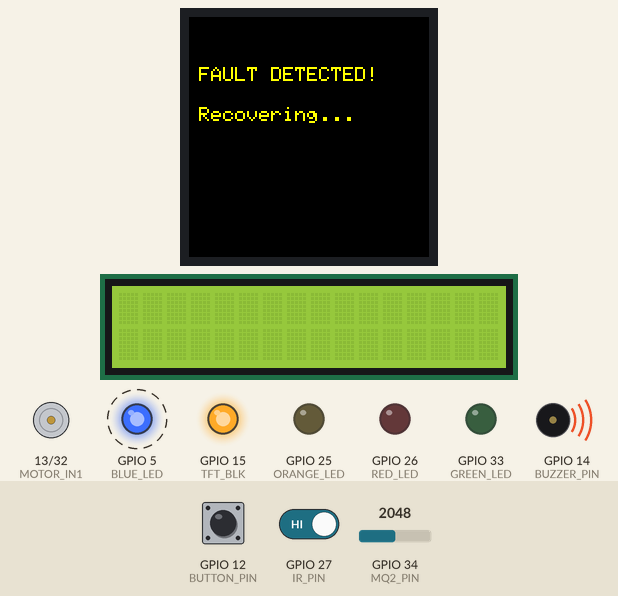
Recording of a sketch running on a simulated ESP32. Parts: 240×240 colour display, 16×2 character LCD, motor-driver pin pairs drawn as motors (green arrow = first pin HIGH = forward, orange = second pin HIGH = backward, longer = more drive), output pins drawn as LEDs (lit = HIGH), buzzer (waves = sounding, pin HIGH). Dashed ring = blinking. The inputs (shaded band) are chosen by the test bench; at power-on: GPIO 27 (IR_PIN) HIGH, GPIO 34 (MQ2_PIN) = 2048, GPIO 12 (BUTTON_PIN) HIGH. Random numbers use the default seed unless the sketch sets one; EEPROM starts erased; what the sketch prints to the serial monitor is not drawn.

Above: at 1.41 s.
2.3 s: GPIO 27 (IR_PIN) driven LOW
At 8.5 s:
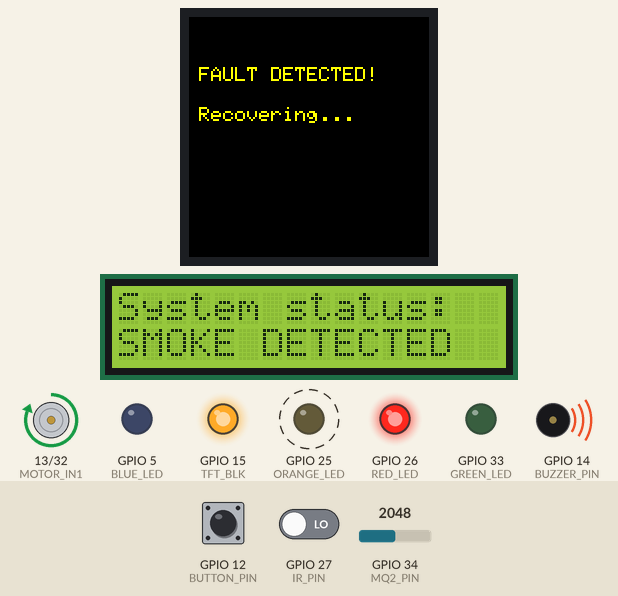
9.3 s: GPIO 34 (MQ2_PIN) set to 1962
At 14.5 s:
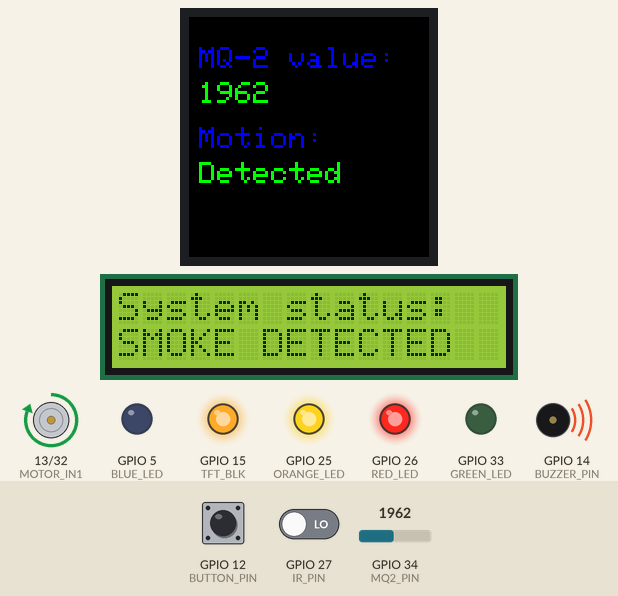
15.6 s: GPIO 34 (MQ2_PIN) set to 904
At 17.1 s:
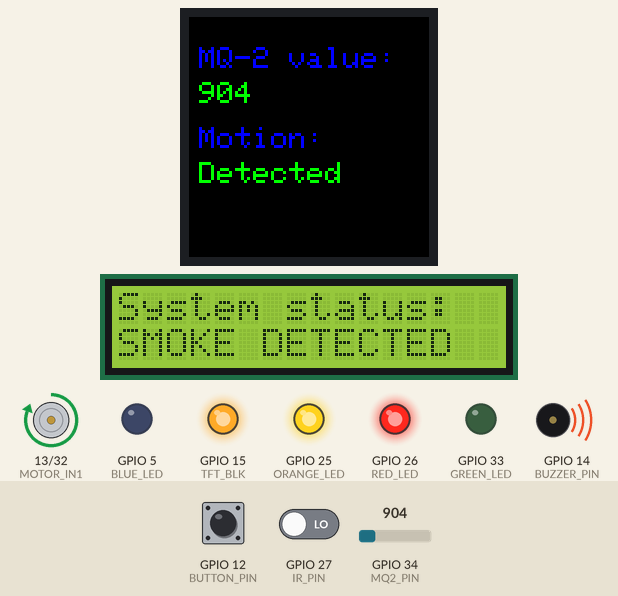
23.9 s: GPIO 34 (MQ2_PIN) set to 784
At 29.7 s:
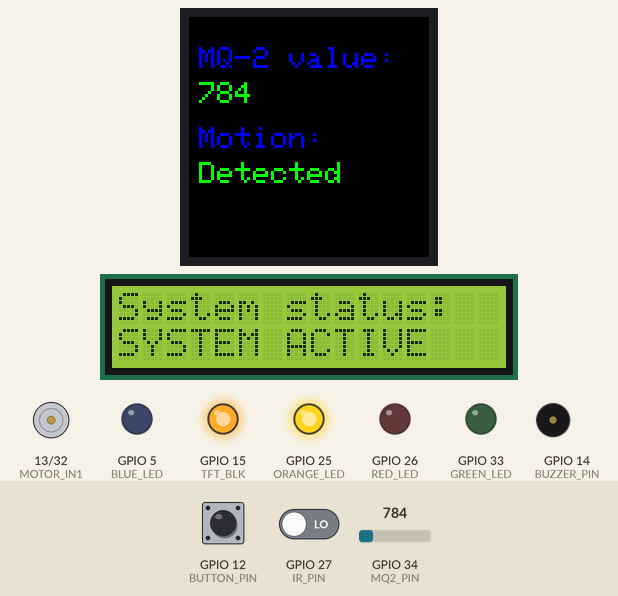
30.4 s: GPIO 12 (BUTTON_PIN) pulled LOW for 3.2 s
At 35.35 s:
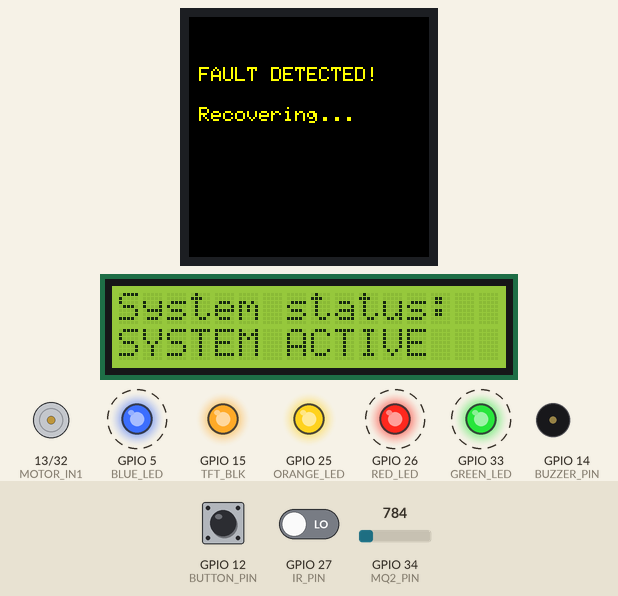
37.0 s: GPIO 27 (IR_PIN) driven HIGH
At 41.0 s:
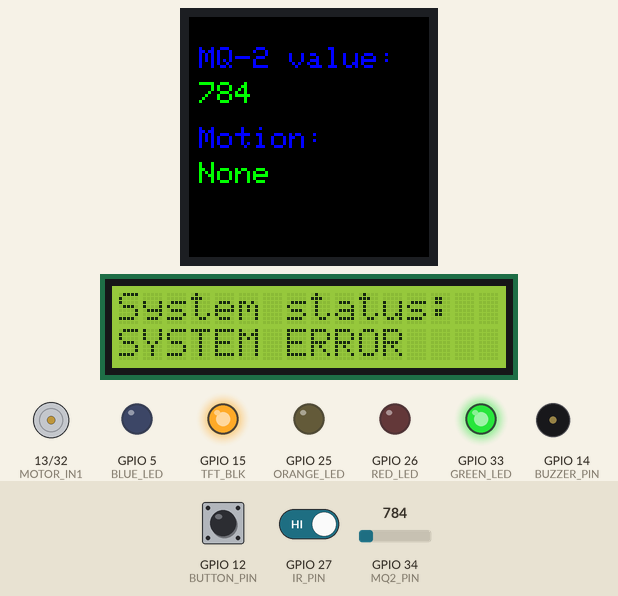
Timing chart, 0 to 42.5 s (numbered marks = the images above; inputs shaded):
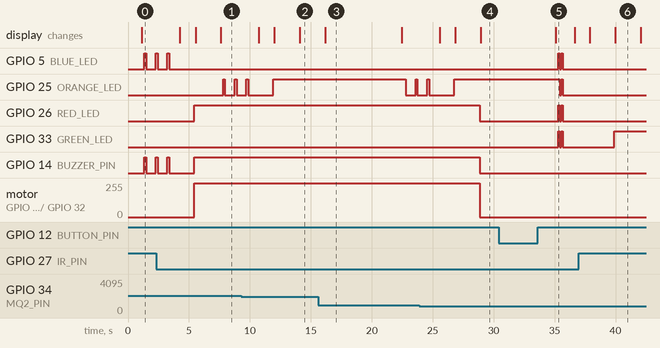

Measured:
- the behaviour switches between 2001 and 2000 on GPIO 34 (MQ2_PIN) (found by bisection; images 1 and 2)
- the behaviour switches between 851 and 850 on GPIO 34 (MQ2_PIN) (found by bisection; images 3 and 4)
- after the input at 2.3 s, GPIO 25 (ORANGE_LED): alternates HIGH for 0.15 s and LOW for 0.80 s, starting after 5.5 s
- after the input at 23.9 s, GPIO 26 (RED_LED), GPIO 14 (BUZZER_PIN): HIGH → LOW after 5.0 s; motor on GPIO 13 (MOTOR_IN1) / GPIO 32 (MOTOR_IN2): forward 255/255 → stopped after 5.0 s
- after the input at 30.4 s, GPIO 5 (BLUE_LED), GPIO 26 (RED_LED), GPIO 33 (GREEN_LED): alternates HIGH for 0.12 s and LOW for 0.12 s, 4 changes in all, then stays LOW, starting after 4.9 s; GPIO 25 (ORANGE_LED): HIGH → LOW after 5.0 s, → HIGH 0.12 s later, → LOW 0.12 s later; the display: changes after 4.7 s (image 5)
- after the input at 37.0 s, GPIO 33 (GREEN_LED): LOW → HIGH after 2.9 s
- what the display in image 3 shows lasts 6.2 s, from 16.2 s to 22.4 s

The sketch:

phase-6_datacsv.ino
```cpp
// =====================
// PHASE 6 — CSV Logging Extension for Tera Term
// Based on your Phase 5 code, unchanged display & recovery logic
// =====================

#include <Wire.h>
#include <LiquidCrystal_I2C.h>
#include <Adafruit_GFX.h>
#include <Adafruit_ST7789.h>
#include <SPI.h>
#include <EEPROM.h>

// ---------------- PIN / HW ----------------
#define MQ2_PIN    34
#define IR_PIN     27

#define BLUE_LED   5
#define GREEN_LED  33
#define ORANGE_LED 25
#define RED_LED    26

#define BUZZER_PIN 14
#define BUTTON_PIN 12

#define TFT_CS   -1
#define TFT_DC    2
#define TFT_RST   4
#define TFT_MOSI 23
#define TFT_SCLK 18
#define TFT_BLK  15

#define MOTOR_IN1 13
#define MOTOR_IN2 32

LiquidCrystal_I2C lcd(0x27, 16, 2);
Adafruit_ST7789 tft = Adafruit_ST7789(TFT_CS, TFT_DC, TFT_RST);

#define EEPROM_SIZE 256

// ---------------- Fault & Recovery Enums ----------------
enum FaultType : uint8_t {
  F_NONE = 0,
  F_GAS  = 1,
  F_MOTION = 2,
  F_MOTOR = 3,
  F_DISPLAY = 4,
  FAULT_TEST = 5
};

enum RecoveryType : uint8_t {
  R_NONE = 0,
  R_RESET_SENSOR = 1,
  R_REINIT_DISPLAY = 2,
  R_RESTART_MOTOR = 3,
  R_SIMULATED = 4
};

enum RecoveryStatus : uint8_t {
  RS_UNKNOWN = 0,
  RS_SUCCESS = 1,
  RS_FAILURE = 2
};

// ---------------- Fault Log ----------------
struct FaultLog {
  uint8_t faultType;
  uint8_t recoveryType;
  uint32_t faultTime;
  uint32_t recoveryTime;
  uint8_t recoveryStatus;
};

FaultLog lastLog;

// ---------------- Globals ----------------
unsigned long pressStart = 0;
bool pressed = false;

uint8_t lastAutoLoggedFault = F_NONE;
unsigned long lastAutoLogTime = 0;
const unsigned long AUTO_LOG_COOLDOWN = 10UL * 1000UL;

struct SimFault {
  uint8_t type = F_NONE;
  unsigned long endTime = 0;
} simFault;

const int MAX_RECOVERY_ATTEMPTS = 3;
const unsigned long RECOVERY_RETRY_DELAY = 800;

// ---------------- CSV Logging ----------------
void printCSVHeader() {
  Serial.println("fault_type,recovery_type,recovery_status,mq2_value,motion_state");
}

void logSensorDataCSV(int mq2, int ir) {
  Serial.print("0,0,0,");
  Serial.print(mq2);
  Serial.print(",");
  Serial.println(ir == LOW ? "0" : "1");
}

void logFaultRecoveryCSV(const FaultLog &log) {
  Serial.print(log.faultType);
  Serial.print(",");
  Serial.print(log.recoveryType);
  Serial.print(",");
  Serial.print(log.recoveryStatus);
  Serial.print(",");
  Serial.print(analogRead(MQ2_PIN));
  Serial.print(",");
  Serial.println(digitalRead(IR_PIN) == LOW ? "1" : "0");
}

// ---------------- Utilities ----------------
unsigned long seedEntropy() {
  unsigned long x = micros();
  x ^= analogRead(35);
  x ^= ((unsigned long)millis() << 8);
  return x;
}

void saveLogToEEPROM(const FaultLog &log) {
  EEPROM.put(0, log);
  EEPROM.commit();
}

void loadLogFromEEPROM(FaultLog &log) {
  EEPROM.get(0, log);
  if (log.recoveryStatus > RS_FAILURE) log.recoveryStatus = RS_UNKNOWN;
  if (log.faultType > FAULT_TEST) {
    log.faultType = F_NONE;
    log.recoveryType = R_NONE;
    log.faultTime = 0;
    log.recoveryTime = 0;
    log.recoveryStatus = RS_UNKNOWN;
  }
}

// ---------------- Display helpers ----------------
void displaySensorsOnTFT(int mq2val, int irval) {
  tft.fillScreen(ST77XX_BLACK);
  tft.setTextSize(3);
  tft.setTextColor(ST77XX_BLUE);
  tft.setCursor(10, 30);
  tft.println("MQ-2 value:");
  tft.setCursor(10, 65);
  tft.setTextColor(ST77XX_GREEN);
  tft.println(mq2val);

  tft.setTextColor(ST77XX_BLUE);
  tft.setCursor(10, 110);
  tft.println("Motion:");
  tft.setCursor(10, 145);
  tft.setTextColor(ST77XX_GREEN);
  tft.println(irval == LOW ? "Detected" : "None");
}

void displayFaultOnTFT(const FaultLog &log) {
  tft.fillScreen(ST77XX_BLACK);
  tft.setTextSize(2);
  tft.setTextColor(ST77XX_WHITE);
  tft.setCursor(10, 30);
  if (log.faultType == F_NONE) {
    tft.println("NO FAULTS");
    tft.setCursor(10, 60);
    tft.println("DETECTED");
    return;
  }
  tft.print("Fault: ");
  switch (log.faultType) {
    case F_GAS: tft.println("Gas"); break;
    case F_MOTION: tft.println("Motion"); break;
    case F_MOTOR: tft.println("Motor"); break;
    case F_DISPLAY: tft.println("Display"); break;
    case FAULT_TEST: tft.println("Test"); break;
    default: tft.println("Unknown"); break;
  }
  tft.setCursor(10, 90);
  tft.print("Fault@s: ");
  tft.println(log.faultTime / 1000);
  tft.setCursor(10, 120);
  tft.print("Recov@s: ");
  if (log.recoveryTime == 0) tft.println("N/A");
  else tft.println(log.recoveryTime / 1000);
  tft.setCursor(10, 150);
  tft.print("Action:");
  switch (log.recoveryType) {
    case R_RESET_SENSOR: tft.println("Sensor check"); break;
    case R_REINIT_DISPLAY: tft.println("Reinit OLED"); break;
    case R_RESTART_MOTOR: tft.println("Motor check"); break;
    case R_SIMULATED: tft.println("Simulated"); break;
    default: tft.println("None"); break;
  }
  tft.setCursor(10, 180);
  tft.print("Result: ");
  switch (log.recoveryStatus) {
    case RS_UNKNOWN: tft.println("Unknown"); break;
    case RS_SUCCESS: tft.println("Success"); break;
    case RS_FAILURE: tft.println("Failed"); break;
    default: tft.println("N/A"); break;
  }
}

void showRecoveringUI(uint8_t fault) {
  tft.fillScreen(ST77XX_BLACK);
  tft.setTextSize(2);
  tft.setCursor(10, 50);
  tft.setTextColor(ST77XX_YELLOW);
  tft.println("FAULT DETECTED!");
  tft.setCursor(10, 90);
  tft.println("Recovering...");
}

// ---------------- Recovery verification helpers ----------------
bool isGasSafe() { return (analogRead(MQ2_PIN) <= 1000); }
bool isMotionNormal() { return (digitalRead(IR_PIN) == HIGH); }
bool isMotorOk() { return true; }
bool isDisplayOk() { tft.fillRect(0, 0, 10, 10, ST77XX_WHITE); delay(40); return true; }

// ---------------- Recovery routines ----------------
bool attemptRecoverGas(FaultLog &log) {
  for (int attempt = 1; attempt <= MAX_RECOVERY_ATTEMPTS; ++attempt) {
    digitalWrite(BLUE_LED, HIGH);
    digitalWrite(BUZZER_PIN, HIGH);
    delay(150);
    digitalWrite(BLUE_LED, LOW);
    digitalWrite(BUZZER_PIN, LOW);
    delay(RECOVERY_RETRY_DELAY);
    if (isGasSafe()) {
      log.recoveryType = R_RESET_SENSOR;
      log.recoveryTime = millis();
      log.recoveryStatus = RS_SUCCESS;
      return true;
    }
  }
  log.recoveryType = R_RESET_SENSOR;
  log.recoveryTime = millis();
  log.recoveryStatus = RS_FAILURE;
  return false;
}

bool attemptRecoverMotion(FaultLog &log) {
  for (int attempt = 1; attempt <= MAX_RECOVERY_ATTEMPTS; ++attempt) {
    digitalWrite(ORANGE_LED, HIGH);
    delay(150);
    digitalWrite(ORANGE_LED, LOW);
    delay(RECOVERY_RETRY_DELAY);
    if (isMotionNormal()) {
      log.recoveryType = R_RESET_SENSOR;
      log.recoveryTime = millis();
      log.recoveryStatus = RS_SUCCESS;
      return true;
    }
  }
  log.recoveryType = R_RESET_SENSOR;
  log.recoveryTime = millis();
  log.recoveryStatus = RS_FAILURE;
  return false;
}

bool attemptRecoverMotor(FaultLog &log) {
  for (int attempt = 1; attempt <= MAX_RECOVERY_ATTEMPTS; ++attempt) {
    digitalWrite(MOTOR_IN1, HIGH);
    digitalWrite(MOTOR_IN2, LOW);
    delay(800);
    digitalWrite(MOTOR_IN1, LOW);
    digitalWrite(MOTOR_IN2, HIGH);
    delay(800);
    digitalWrite(MOTOR_IN1, LOW);
    digitalWrite(MOTOR_IN2, LOW);
    delay(200);
    if (isMotorOk()) {
      log.recoveryType = R_RESTART_MOTOR;
      log.recoveryTime = millis();
      log.recoveryStatus = RS_SUCCESS;
      return true;
    }
  }
  log.recoveryType = R_RESTART_MOTOR;
  log.recoveryTime = millis();
  log.recoveryStatus = RS_FAILURE;
  return false;
}

bool attemptRecoverDisplay(FaultLog &log) {
  for (int attempt = 1; attempt <= MAX_RECOVERY_ATTEMPTS; ++attempt) {
    tft.init(240, 240, SPI_MODE3);
    tft.setRotation(2);
    delay(200);
    if (isDisplayOk()) {
      log.recoveryType = R_REINIT_DISPLAY;
      log.recoveryTime = millis();
      log.recoveryStatus = RS_SUCCESS;
      return true;
    }
    delay(RECOVERY_RETRY_DELAY);
  }
  log.recoveryType = R_REINIT_DISPLAY;
  log.recoveryTime = millis();
  log.recoveryStatus = RS_FAILURE;
  return false;
}

bool attemptRecoverTest(FaultLog &log) {
  for (int attempt = 1; attempt <= MAX_RECOVERY_ATTEMPTS; ++attempt) {
    for (int i = 0; i < 2; ++i) {
      digitalWrite(RED_LED, HIGH);
      digitalWrite(ORANGE_LED, HIGH);
      digitalWrite(GREEN_LED, HIGH);
      digitalWrite(BLUE_LED, HIGH);
      delay(120);
      digitalWrite(RED_LED, LOW);
      digitalWrite(ORANGE_LED, LOW);
      digitalWrite(GREEN_LED, LOW);
      digitalWrite(BLUE_LED, LOW);
      delay(120);
    }
    delay(RECOVERY_RETRY_DELAY);
    log.recoveryType = R_SIMULATED;
    log.recoveryTime = millis();
    log.recoveryStatus = RS_SUCCESS;
    return true;
  }
  log.recoveryType = R_SIMULATED;
  log.recoveryTime = millis();
  log.recoveryStatus = RS_FAILURE;
  return false;
}

// ---------------- Recovery Orchestrator with CSV logging ----------------
void performRecoveryWithLog(FaultLog &log) {
  showRecoveringUI(log.faultType);
  delay(200);
  bool ok = false;
  switch (log.faultType) {
    case F_GAS: ok = attemptRecoverGas(log); break;
    case F_MOTION: ok = attemptRecoverMotion(log); break;
    case F_MOTOR: ok = attemptRecoverMotor(log); break;
    case F_DISPLAY: ok = attemptRecoverDisplay(log); break;
    case FAULT_TEST: ok = attemptRecoverTest(log); break;
    default: log.recoveryType = R_NONE; log.recoveryStatus = RS_UNKNOWN; log.recoveryTime = millis(); break;
  }
  tft.fillScreen(ST77XX_BLACK);
  tft.setTextSize(2);
  tft.setCursor(10, 60);
  if (ok) { tft.setTextColor(ST77XX_GREEN); tft.println("RECOVERY SUCCESS"); }
  else { tft.setTextColor(ST77XX_RED); tft.println("RECOVERY FAILED"); }
  tft.setCursor(10, 100);
  tft.setTextColor(ST77XX_WHITE);
  tft.print("Action:");
  switch (log.recoveryType) {
    case R_RESET_SENSOR: tft.println("Sensor check"); break;
    case R_REINIT_DISPLAY: tft.println("Reinit TFT"); break;
    case R_RESTART_MOTOR: tft.println("Motor check"); break;
    case R_SIMULATED: tft.println("Simulated"); break;
    default: tft.println("None"); break;
  }
  tft.setCursor(10, 130);
  tft.print("Time: ");
  tft.println(log.recoveryTime / 1000);
  delay(1200);
  lastLog = log;
  saveLogToEEPROM(lastLog);
  logFaultRecoveryCSV(log); // CSV log
}

void injectRandomFaultWithLog() {
  uint8_t ft = random(1, 6);
  simFault.type = ft;
  simFault.endTime = millis() + 6000;
  FaultLog log;
  log.faultType = ft;
  log.faultTime = millis();
  log.recoveryType = R_NONE;
  log.recoveryTime = 0;
  log.recoveryStatus = RS_UNKNOWN;
  performRecoveryWithLog(log);
}

// ---------------- Setup & Loop ----------------
void setup() {
  Serial.begin(115200);
  printCSVHeader();
  pinMode(BLUE_LED, OUTPUT);
  pinMode(RED_LED, OUTPUT);
  pinMode(ORANGE_LED, OUTPUT);
  pinMode(GREEN_LED, OUTPUT);
  pinMode(BUZZER_PIN, OUTPUT);
  pinMode(IR_PIN, INPUT);
  pinMode(BUTTON_PIN, INPUT_PULLUP);
  pinMode(MOTOR_IN1, OUTPUT);
  pinMode(MOTOR_IN2, OUTPUT);
  pinMode(TFT_BLK, OUTPUT);
  digitalWrite(TFT_BLK, HIGH);
  SPI.begin(TFT_SCLK, -1, TFT_MOSI, -1);
  tft.init(240, 240, SPI_MODE3);
  tft.setRotation(2);
  lcd.init();
  lcd.backlight();
  EEPROM.begin(EEPROM_SIZE);
  loadLogFromEEPROM(lastLog);
  randomSeed(seedEntropy());
  tft.fillScreen(ST77XX_BLACK);
  tft.setTextSize(3);
  tft.setCursor(20, 110);
  tft.setTextColor(ST77XX_RED);
  tft.println("System Ready");
  delay(800);
}

void loop() {
  int mq2value = analogRead(MQ2_PIN);
  int irvalue = digitalRead(IR_PIN);
  if (simFault.type != F_NONE && millis() < simFault.endTime) {
    if (simFault.type == F_GAS) mq2value = 4095;
    if (simFault.type == F_MOTION) irvalue = LOW;
  } else if (simFault.type != F_NONE && millis() >= simFault.endTime) simFault.type = F_NONE;

  if (mq2value > 2000 && (lastAutoLoggedFault != F_GAS || millis() - lastAutoLogTime > AUTO_LOG_COOLDOWN)) {
    FaultLog log;
    log.faultType = F_GAS;
    log.faultTime = millis();
    log.recoveryType = R_NONE;
    log.recoveryTime = 0;
    log.recoveryStatus = RS_UNKNOWN;
    performRecoveryWithLog(log);
    lastAutoLoggedFault = F_GAS;
    lastAutoLogTime = millis();
  }

  if (irvalue == LOW && (lastAutoLoggedFault != F_MOTION || millis() - lastAutoLogTime > AUTO_LOG_COOLDOWN)) {
    FaultLog log;
    log.faultType = F_MOTION;
    log.faultTime = millis();
    log.recoveryType = R_NONE;
    log.recoveryTime = 0;
    log.recoveryStatus = RS_UNKNOWN;
    performRecoveryWithLog(log);
    lastAutoLoggedFault = F_MOTION;
    lastAutoLogTime = millis();
  }

  if (mq2value > 850) {
    digitalWrite(RED_LED, HIGH);
    digitalWrite(BUZZER_PIN, HIGH);
    digitalWrite(MOTOR_IN1, HIGH);
    digitalWrite(MOTOR_IN2, LOW);
  } else {
    digitalWrite(RED_LED, LOW);
    digitalWrite(BUZZER_PIN, LOW);
    digitalWrite(MOTOR_IN1, LOW);
    digitalWrite(MOTOR_IN2, LOW);
  }
  if (irvalue == LOW) digitalWrite(ORANGE_LED, HIGH); else digitalWrite(ORANGE_LED, LOW);
  if (mq2value <= 1000 && irvalue == HIGH) digitalWrite(GREEN_LED, HIGH); else digitalWrite(GREEN_LED, LOW);

  lcd.clear();
  lcd.setCursor(0, 0);
  lcd.print("System status:");
  if (simFault.type != F_NONE) {
    lcd.setCursor(0, 1); lcd.print("SYSTEM ERROR");
  } else if (mq2value > 850) {
    lcd.setCursor(0, 1); lcd.print("SMOKE DETECTED");
  } else {
    lcd.setCursor(0, 1); lcd.print("SYSTEM ACTIVE");
  }

 int btnState = digitalRead(BUTTON_PIN);
  if (btnState == LOW && !pressed) {
    pressed = true;
    pressStart = millis();
  }
  if (btnState == HIGH && pressed) {
    unsigned long duration = millis() - pressStart;
    pressed = false;
    if (duration >= 1000 && duration < 3000) {
      loadLogFromEEPROM(lastLog);
      displayFaultOnTFT(lastLog);
      delay(3000);
    }
    else if (duration >= 3000) {
      injectRandomFaultWithLog();
    }
  }
  if (!pressed) {
    if (simFault.type == F_DISPLAY) {
      tft.fillScreen(ST77XX_BLACK);
      tft.setTextSize(3);
      tft.setCursor(10, 100);
      tft.setTextColor(ST77XX_RED);
      tft.println("TFT ERROR");
    } else {
      displaySensorsOnTFT(mq2value, irvalue);
    }
  }

  logSensorDataCSV(mq2value, irvalue);
  delay(2000);
}
```
